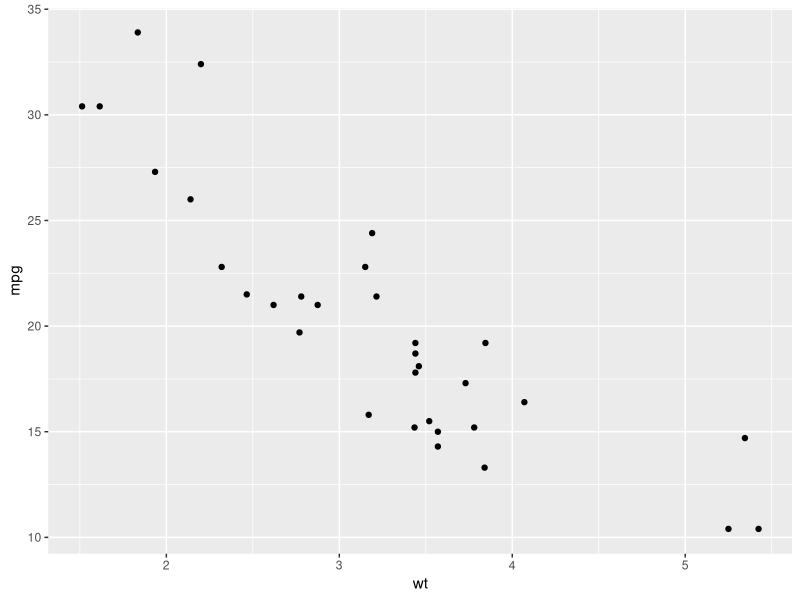
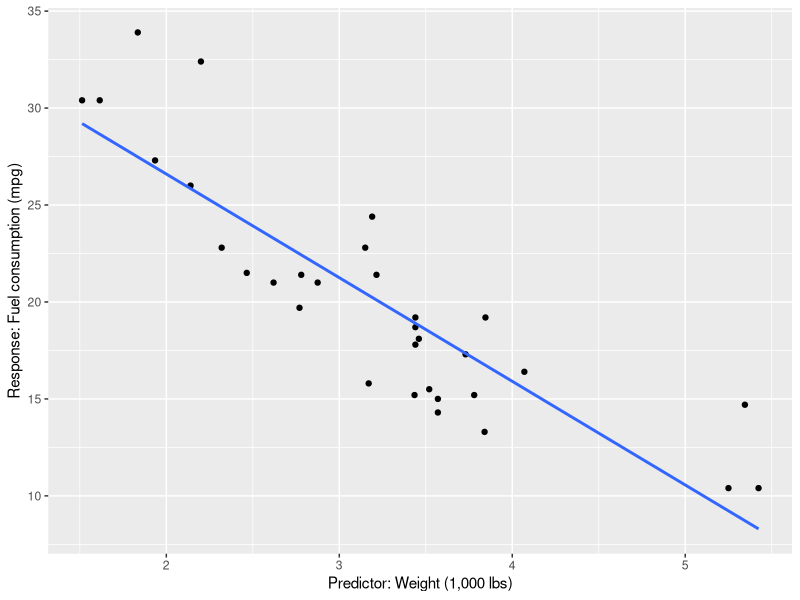
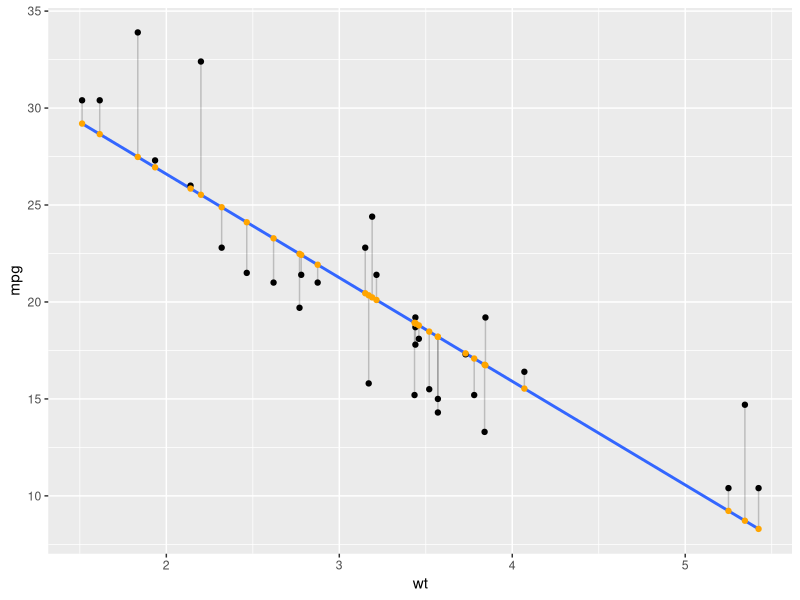
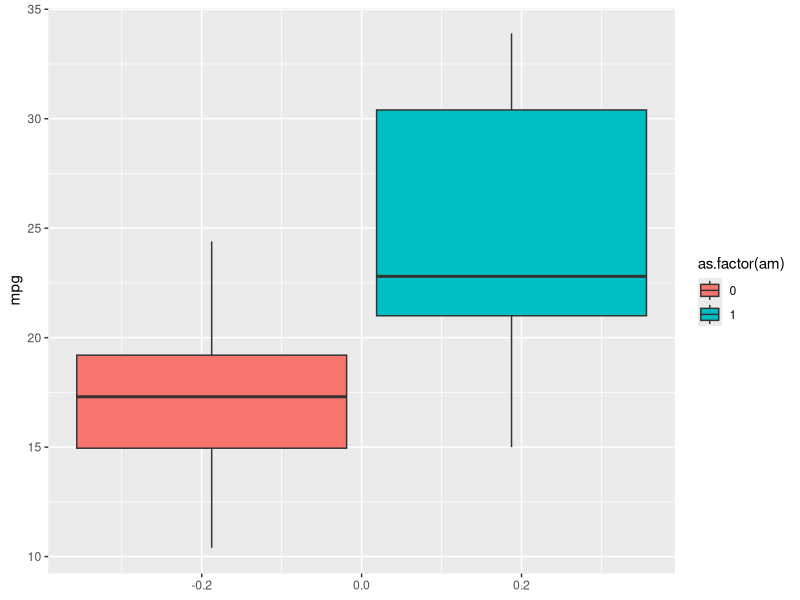

Reproduce these figures in R, in order.
## ---- chunk 1
# The following code is a basic setup of options for your document
# You won't have to edit it (unless you want to!)
knitr::opts_chunk$set(echo = TRUE, eval = TRUE,  
                      warning = FALSE, message = FALSE, 
                      fig.align = "center",
                      R.options = list(max.print = 100))

# Edit the file starting below
## ---- chunk 2
# Load packages
library(tidyverse)
## ---- chunk 3
# Looks familiar?
head(mtcars)
## ---- chunk 4
# scatterplot
mtcars %>%
  ggplot(aes(x = wt, y = mpg)) +
  geom_point()

cor(mtcars$mpg, mtcars$wt)
## ---- chunk 5
# Fitting a linear model
ggplot(data = mtcars, aes(x = wt, y = mpg)) +
  geom_point() + geom_smooth(method = "lm", se = FALSE) +
  labs(x = "Predictor: Weight (1,000 lbs)", 
       y = "Response: Fuel consumption (mpg)")
## ---- chunk 6
# Fit the model
fit_lin <- lm(mpg ~ wt, data = mtcars)

# Take a look at the model summary
summary(fit_lin)
## ---- chunk 7
# Write code here
mtcars %>%
  mutate(predictions = 37.2851 - (5.3445 * wt)) %>%
  select(wt, mpg, predictions)
## ---- chunk 8
# Calculate a predicted value
mtcars %>% 
  mutate(predictions = predict(fit_lin)) %>%
  select(wt, mpg, predictions)
## ---- chunk 9
# Make predictions for new data
rav4 <- data.frame(wt = 3.5)
predict(fit_lin, newdata = rav4)
## ---- chunk 10
# Same weight, different mpg
mtcars %>%
  filter(wt == 3.57) %>%
  select(wt, mpg)
## ---- chunk 11
# Calculate residuals
mtcars %>% 
  mutate(predictions = predict(fit_lin)) %>% # predictions based on model
  mutate(residuals = mpg - predictions) %>%
  select(wt, mpg, predictions, residuals)
## ---- chunk 12
# Residuals
mtcars %>% 
  mutate(residuals = resid(fit_lin)) %>%
  select(wt, mpg, residuals)
## ---- chunk 13
mtcars %>% 
  # Save predictions
  mutate(predictions = predict(fit_lin)) %>% 
  # Use a ggplot to represent the relationship
  ggplot(aes(x = wt, y = mpg)) +
  # Add the linear model
  geom_smooth(method = "lm", se = FALSE) + 
  # Add residuals = vertical segments from observations to predictions
  geom_segment(aes(xend = wt, yend = predictions), alpha = .2) +
  # Display the observed data (on top of the line and segments)
  geom_point() +
  # Display the predictions
  geom_point(aes(y = predictions), color = "orange")
## ---- chunk 14
# Calculate RMSE of regression model
sqrt(mean(resid(fit_lin)^2))
## ---- chunk 15
# Calculate R^2 of regression model
summary(fit_lin)$r.squared

# indicates variation of about 25%
## ---- chunk 16
# Write code here
fit_lin_disp <- lm(mpg ~ disp, data = mtcars)

sqrt(mean(resid(fit_lin_disp)^2))
summary(fit_lin_disp)$r.squared

# or both values in summary
summary(fit_lin_disp)

## ---- chunk 17
# Represent the relationship 
ggplot(mtcars, aes(fill = as.factor(am), y = mpg)) +
  geom_boxplot()

# What would be a better geom to use here?
## ---- chunk 18
# Fit the model
fit_lin <- lm(mpg ~ am, data = mtcars)

# Take a look at the model summary
summary(fit_lin)
## ---- chunk 19
# Write code here
mtcars %>%
  mutate(predictions = 7.245 * am + 17.147) %>%
  select(am, mpg, predictions)

mtcars %>%
  group_by(am) %>%
  summarize(mean(mpg))
## ---- chunk 20
# Fit the model
fit_lin <- lm(mpg ~ wt + am, data = mtcars)

# Take a look at the model summary
summary(fit_lin)
## ---- chunk 21
# Fit the model using all predictors (that make sense)
fit_lin <- lm(mpg ~ ., data = mtcars)

# Take a look at the model summary
summary(fit_lin)
